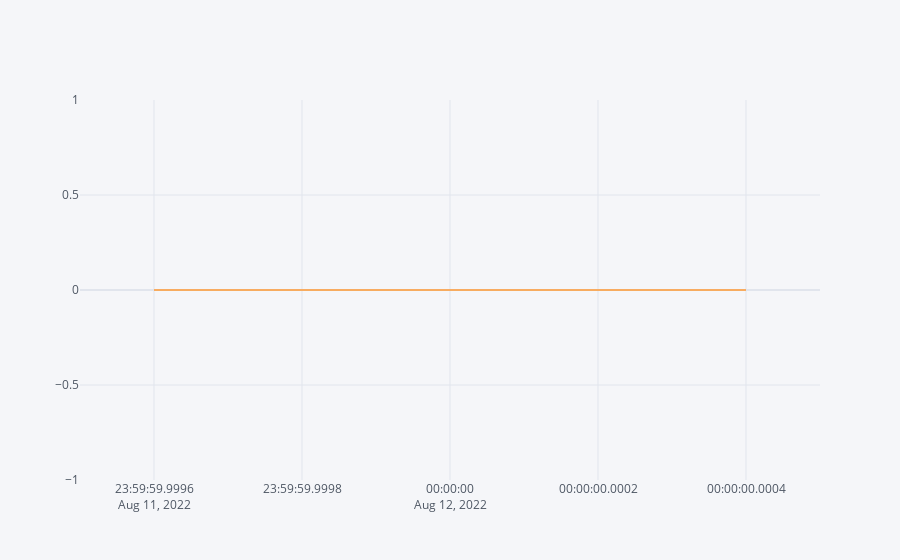

Write notebook code for a chart like this one.
### Code cell
final_nifty['Relative Value'].iplot(kind='bar')

### Figure 1 — Plotly figure (JSON) as saved in the notebook; plotly's stock layout.template omitted (floating-point values rounded to 4 significant figures)
{"data": [{"marker": {"color": "rgba(255, 153, 51, 0.6)", "line": {"color": "rgba(255, 153, 51, 1.0)", "width": 1}}, "name": "Relative Value", "orientation": "v", "text": "", "type": "bar", "x": ["2022-08-12"], "y": [0]}], "layout": {"legend": {"bgcolor": "#F5F6F9", "font": {"color": "#4D5663"}}, "paper_bgcolor": "#F5F6F9", "plot_bgcolor": "#F5F6F9", "title": {"font": {"color": "#4D5663"}}, "xaxis": {"gridcolor": "#E1E5ED", "showgrid": true, "tickfont": {"color": "#4D5663"}, "title": {"font": {"color": "#4D5663"}, "text": ""}, "zerolinecolor": "#E1E5ED"}, "yaxis": {"gridcolor": "#E1E5ED", "showgrid": true, "tickfont": {"color": "#4D5663"}, "title": {"font": {"color": "#4D5663"}, "text": ""}, "zerolinecolor": "#E1E5ED"}}}
